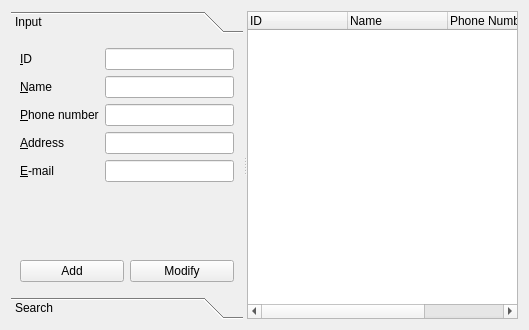
<?xml version="1.0" encoding="UTF-8"?>
<ui version="4.0">
 <class>ClientManagerForm</class>
 <widget class="QWidget" name="ClientManagerForm">
  <property name="geometry">
   <rect>
    <x>0</x>
    <y>0</y>
    <width>529</width>
    <height>330</height>
   </rect>
  </property>
  <property name="windowTitle">
   <string>Form</string>
  </property>
  <layout class="QHBoxLayout" name="horizontalLayout">
   <item>
    <widget class="QSplitter" name="splitter">
     <property name="orientation">
      <enum>Qt::Horizontal</enum>
     </property>
     <widget class="QToolBox" name="toolBox">
      <property name="currentIndex">
       <number>0</number>
      </property>
      <widget class="QWidget" name="inputPage">
       <property name="geometry">
        <rect>
         <x>0</x>
         <y>0</y>
         <width>210</width>
         <height>270</height>
        </rect>
       </property>
       <attribute name="label">
        <string>Input</string>
       </attribute>
       <layout class="QVBoxLayout" name="verticalLayout">
        <item>
         <layout class="QFormLayout" name="clientFormLayout">
          <item row="0" column="0">
           <widget class="QLabel" name="clientIdLabel">
            <property name="text">
             <string>&amp;ID</string>
            </property>
            <property name="buddy">
             <cstring>clientIdLineEdit</cstring>
            </property>
           </widget>
          </item>
          <item row="0" column="1">
           <widget class="QLineEdit" name="clientIdLineEdit">
            <property name="text">
             <string/>
            </property>
           </widget>
          </item>
          <item row="1" column="0">
           <widget class="QLabel" name="clientNameLabel">
            <property name="text">
             <string>&amp;Name</string>
            </property>
            <property name="buddy">
             <cstring>clientNameLineEdit</cstring>
            </property>
           </widget>
          </item>
          <item row="1" column="1">
           <widget class="QLineEdit" name="clientNameLineEdit">
            <property name="text">
             <string/>
            </property>
           </widget>
          </item>
          <item row="2" column="0">
           <widget class="QLabel" name="phoneNumberLabel">
            <property name="text">
             <string>&amp;Phone number</string>
            </property>
            <property name="buddy">
             <cstring>phoneNumberLineEdit</cstring>
            </property>
           </widget>
          </item>
          <item row="2" column="1">
           <widget class="QLineEdit" name="phoneNumberLineEdit"/>
          </item>
          <item row="3" column="0">
           <widget class="QLabel" name="addressLabel">
            <property name="text">
             <string>&amp;Address</string>
            </property>
            <property name="buddy">
             <cstring>addressLineEdit</cstring>
            </property>
           </widget>
          </item>
          <item row="3" column="1">
           <widget class="QLineEdit" name="addressLineEdit"/>
          </item>
          <item row="4" column="0">
           <widget class="QLabel" name="emailLabel">
            <property name="text">
             <string>&amp;E-mail</string>
            </property>
            <property name="buddy">
             <cstring>emailLineEdit</cstring>
            </property>
           </widget>
          </item>
          <item row="4" column="1">
           <widget class="QLineEdit" name="emailLineEdit"/>
          </item>
         </layout>
        </item>
        <item>
         <spacer name="verticalSpacer">
          <property name="orientation">
           <enum>Qt::Vertical</enum>
          </property>
          <property name="sizeHint" stdset="0">
           <size>
            <width>17</width>
            <height>10</height>
           </size>
          </property>
         </spacer>
        </item>
        <item>
         <layout class="QHBoxLayout" name="amHorizontalLayout">
          <item>
           <widget class="QPushButton" name="addPushButton">
            <property name="text">
             <string>Add</string>
            </property>
           </widget>
          </item>
          <item>
           <widget class="QPushButton" name="modifyPushButton">
            <property name="text">
             <string>Modify</string>
            </property>
           </widget>
          </item>
         </layout>
        </item>
       </layout>
      </widget>
      <widget class="QWidget" name="searchPage">
       <property name="geometry">
        <rect>
         <x>0</x>
         <y>0</y>
         <width>210</width>
         <height>270</height>
        </rect>
       </property>
       <attribute name="label">
        <string>Search</string>
       </attribute>
       <layout class="QVBoxLayout" name="verticalLayout_2">
        <item>
         <layout class="QHBoxLayout" name="idHorizontalLayout">
          <item>
           <widget class="QComboBox" name="searchComboBox">
            <item>
             <property name="text">
              <string>ID</string>
             </property>
            </item>
            <item>
             <property name="text">
              <string>Name</string>
             </property>
            </item>
            <item>
             <property name="text">
              <string>Phone number</string>
             </property>
            </item>
            <item>
             <property name="text">
              <string>Address</string>
             </property>
            </item>
            <item>
             <property name="text">
              <string>E-mail</string>
             </property>
            </item>
           </widget>
          </item>
          <item>
           <widget class="QLineEdit" name="searchLineEdit"/>
          </item>
         </layout>
        </item>
        <item>
         <widget class="QPushButton" name="searchPushButton">
          <property name="text">
           <string>Search</string>
          </property>
         </widget>
        </item>
        <item>
         <widget class="QTreeWidget" name="searchTreeWidget">
          <column>
           <property name="text">
            <string>ID</string>
           </property>
          </column>
          <column>
           <property name="text">
            <string>Name</string>
           </property>
          </column>
          <column>
           <property name="text">
            <string>Phone number</string>
           </property>
          </column>
          <column>
           <property name="text">
            <string>Address</string>
           </property>
          </column>
          <column>
           <property name="text">
            <string>E-mail</string>
           </property>
          </column>
         </widget>
        </item>
       </layout>
      </widget>
     </widget>
     <widget class="QWidget" name="layoutWidget">
      <layout class="QVBoxLayout" name="clientListVerticalLayout">
       <item>
        <widget class="QTreeWidget" name="treeWidget">
         <property name="rootIsDecorated">
          <bool>false</bool>
         </property>
         <column>
          <property name="text">
           <string>ID</string>
          </property>
         </column>
         <column>
          <property name="text">
           <string>Name</string>
          </property>
         </column>
         <column>
          <property name="text">
           <string>Phone Number</string>
          </property>
         </column>
         <column>
          <property name="text">
           <string>Address</string>
          </property>
         </column>
        </widget>
       </item>
      </layout>
     </widget>
    </widget>
   </item>
  </layout>
 </widget>
 <resources/>
 <connections/>
</ui>
